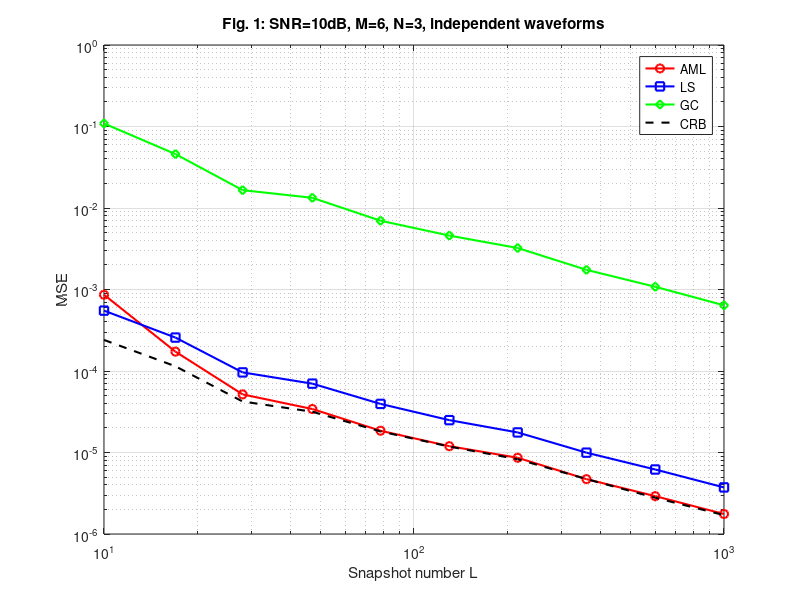

Recreate this plot in MATLAB.
% fig1.m: Fig. 1 in Xu, Stoica, Li 2006
% MSE vs snapshot number L, SNR=10dB, independent waveforms

clc;
clear all;
close all;

M = 6; 
N = 3; 
SNR_dB = 10; 
SNR = 10^(SNR_dB/10);
angles = [-10, 5, 10];
A = exp(1j * (0:M-1)' * (2*pi*0.5*sind(angles))); % steering vectors

L_vals = ceil(logspace(1, 3, 10));
nMC = 1000;
MSE_AML = zeros(size(L_vals));
MSE_LS = zeros(size(L_vals));
MSE_GC = zeros(size(L_vals));
CRB_vals = zeros(size(L_vals));

for lidx = 1:length(L_vals)
    L = L_vals(lidx);
    S = (randn(N, L) + 1j*randn(N, L))/sqrt(2); % independent waveforms
    beta_true = ones(N, 1);
    B = diag(beta_true);
    
    for mc = 1:nMC
        Z = (randn(M, L) + 1j*randn(M, L))/sqrt(2);
        Q = 1/SNR * 0.9.^(abs((0:M-1)-(0:M-1)')) .* exp(1j*((0:M-1)-(0:M-1)')*pi/2);
        noise = sqrtm(Q) * Z;
        X = A * B * S + noise;
        
        % AML
        Pi_S = S' * pinv(S*S') * S;
        T = X * (eye(L) - Pi_S) * X';
        % if rcond(T) < 1e-12
        %     T = T + 1e-6*eye(M); 
        % end
        beta_AML = pinv((A'/T*A) .* (S*S').') * diag(A'/T*X*S');
        MSE_AML(lidx) = MSE_AML(lidx) + norm(beta_AML(2) - beta_true(2))^2;
        
        % LS
        beta_LS = pinv((A'*A) .* (S*S').') * diag(A'*X*S');
        MSE_LS(lidx) = MSE_LS(lidx) + norm(beta_LS(2) - beta_true(2))^2;
        
        % GC (unconstrained)
        B_GC = pinv(A) * X * pinv(S);
        tmp = diag(B_GC);
        MSE_GC(lidx) = MSE_GC(lidx) + norm(tmp(2) - beta_true)^2;
    end
    MSE_AML(lidx) = MSE_AML(lidx)/nMC;
    MSE_LS(lidx) = MSE_LS(lidx)/nMC;
    MSE_GC(lidx) = MSE_GC(lidx)/nMC;
    
    % CRB
    tmp = diag(inv((A'*pinv(Q)*A) .* (S*S').'));
    CRB_vals(lidx) = tmp(2);
end

figure(1);
loglog(L_vals, MSE_AML, 'ro-', 'LineWidth', 1.5); hold on;
loglog(L_vals, MSE_LS, 'bs-', 'LineWidth', 1.5); hold on;
loglog(L_vals, MSE_GC, 'gd-', 'LineWidth', 1.5); hold on;
loglog(L_vals, CRB_vals, 'k--', 'LineWidth', 1.5);
xlabel('Snapshot number L'); ylabel('MSE');
legend('AML', 'LS', 'GC', 'CRB', 'Location', 'best');
title('Fig. 1: SNR=10dB, M=6, N=3, independent waveforms');
grid on;


function C = khatri_rao(A, B)
% KHATRI_RAO  Khatri–Rao product (column-wise Kronecker product)
%   C = khatri_rao(A, B) returns a matrix C of size (size(A,1)*size(B,1)) x size(A,2)
%   such that C(:,i) = kron(A(:,i), B(:,i)).
%
%   Inputs:
%       A - m x p matrix
%       B - n x p matrix
%   Output:
%       C - (m*n) x p matrix
%
%   Example:
%       A = [1 2; 3 4]; B = [5 6; 7 8];
%       C = khatri_rao(A, B); % size 4x2
%       % C(:,1) = kron(A(:,1), B(:,1)) = [1*5; 1*7; 3*5; 3*7] = [5;7;15;21]
%       % C(:,2) = kron(A(:,2), B(:,2)) = [2*6; 2*8; 4*6; 4*8] = [12;16;24;32]

    if size(A,2) ~= size(B,2)
        error('A and B must have the same number of columns.');
    end
    p = size(A,2);
    m = size(A,1);
    n = size(B,1);
    C = zeros(m*n, p);
    for i = 1:p
        C(:,i) = kron(A(:,i), B(:,i));
    end
end
